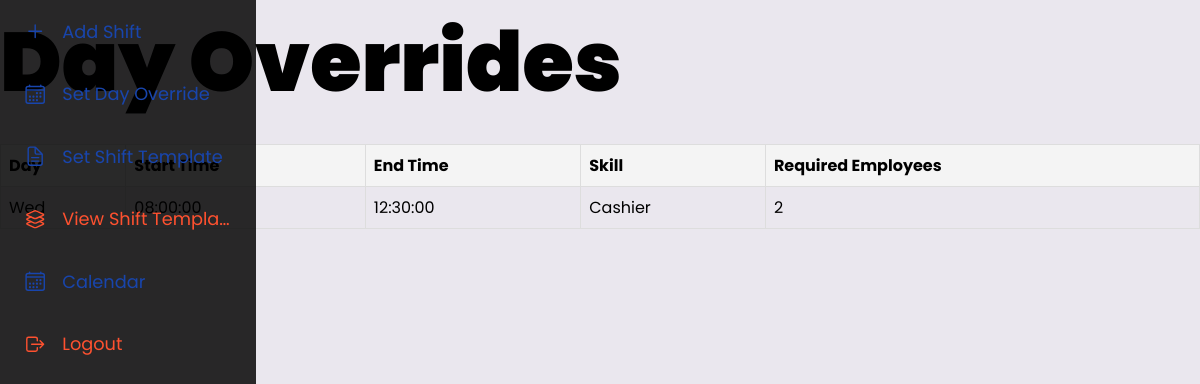
Page /view_day_overrides (signed in) on the committed database.
### app.py (models this page shows)
class DaySpecificOverride(db.Model):
    __tablename__ = 'day_specific_override'
    id = db.Column(db.Integer, primary_key=True)
    day = db.Column(db.String(50), nullable=False)
    start_time = db.Column(db.Time, nullable=False)
    end_time = db.Column(db.Time, nullable=False)
    skill = db.Column(db.String(100), nullable=False)
    required_employees = db.Column(db.Integer, nullable=False)

### app.py (the view)
@app.route('/view_day_overrides')
def view_day_overrides():
    if current_user.role != 'manager':
        flash("Access Denied: Only managers can set day overrides.")
        return redirect(url_for('home'))
    day_overrides = DaySpecificOverride.query.all()
    return render_template('view_day_overrides.html', day_overrides=day_overrides)

### app.py (called while the page is built)
@login_manager.user_loader
def load_user(user_id):
	return Users.query.get(int(user_id))

### templates/view_day_overrides.html (shortened to what this page needs)
<!DOCTYPE html>
<html lang="en">
<head>
    <link rel="stylesheet" href="/static/css/style.css">
</head>
<body>
    {% include 'navbar.html' %}
    <h1>Day Overrides</h1>
    {% if day_overrides %}
        <table>
            <thead>
                <tr>
                    <th>Day</th>
                    <th>Start Time</th>
                    <th>End Time</th>
                    <th>Skill</th>
                    <th>Required Employees</th>
                </tr>
            </thead>
            <tbody>
                {% for override in day_overrides %}
                    <tr>
                        <td>{{ override.day }}</td>
                        <td>{{ override.start_time }}</td>
                        <td>{{ override.end_time }}</td>
                        <td>{{ override.skill }}</td>
                        <td>{{ override.required_employees }}</td>
                    </tr>
                {% endfor %}
            </tbody>
        </table>
    {% else %}
        <p>No day overrides found. Please add an override first.</p>
    {% endif %}
</body>
</html>

### static/css/style.css (style rules this page uses)
:root { --primary: 237, 94%, 81%; --background: 266, 16%, 92%; --background-secondary: 256, 12%, 12%; --background-secondary-dark: 256, 10%, 10%; --background-secondary-light: 257, 11%, 16%; --text-primary: 0, 0%, 0%; --black: 0, 0%, 0%; --white: 0, 0%, 100%; --quite-gray: 0, 0%, 50%; --grooble: 10, 28%, 93%; --heading-large: 5.6rem; --heading-medium: 3.6rem; --heading-small: 2.4rem; --paragraph: 1.11rem; --navbar-buttons: 2.4rem; --transition-main: .175, .685, .32; --font-main: "Poppins"; }
*, *::before, *::after { box-sizing: inherit; }
html, body { margin: 0; width: 100%; color: hsl(var(--text-primary)); font-family: var(--font-main); background-color: hsl(var(--background)); -webkit-font-smoothing: antialiased; scroll-behavior: smooth; box-sizing: border-box; }
h1, h2, h3, h4, h5, h6 { margin: 0; }
h1 { font-size: var(--heading-large); }
h1, h2 { font-weight: 900; }
@media only screen and (max-width: 1660px) { :root { --heading-large: 5.4rem; --heading-medium: 3.4rem; --heading-small: 2.2rem; } }
@media only screen and (max-width: 1456px) { :root { --heading-large: 5.2rem; --heading-medium: 3.2rem; --heading-small: 2rem; } }

### templates/view_day_overrides.html (style rules this page uses)
table { width: 100%; border-collapse: collapse; margin-top: 20px; }
th, td { border: 1px solid #ddd; padding: 8px; text-align: left; }
th { background-color: #f4f4f4; }
body { overflow-y: scroll; }

### templates/navbar.html (style rules this page uses)
body { overflow-y: scroll; }

### rows in the picture
DaySpecificOverride: day "Wed", start_time "08:00:00", end_time "12:30:00", skill "Cashier", required_employees "2"
